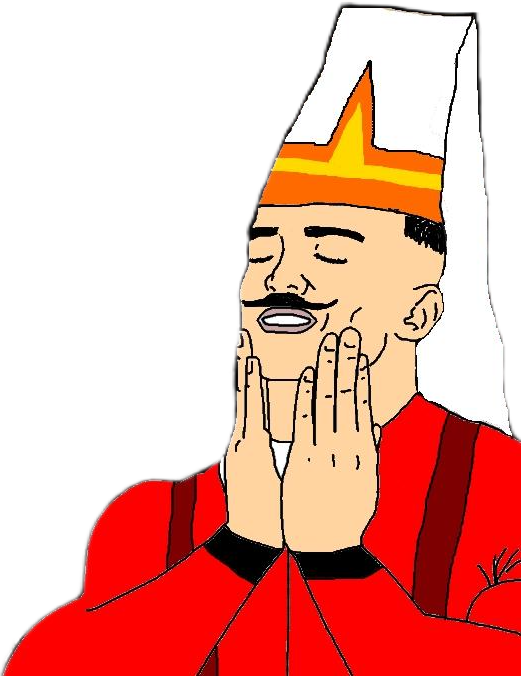
#> input picture episodes/kanuni-gizlenen-olum/chars/kaynak/yeniceri_kaynak.png, 521 x 676 px
$ python uret.py
#> lines starting #> are read from the running program, lines starting #| are printed output that depends on the picture; after the words box and inside, x2 and y2 are one past the last pixel; in counts of white or black regions, pixels touching at a corner belong together
### tools/kit_varyant.py
#!/usr/bin/env python3
"""Aynı wojak yüzünden duygu varyantları üretir (ter damlası, gözyaşı).

Altın dönem videolarında ana karakter sahneden sahneye AYNI çizimdir; sadece yüzüne ter damlaları,
gözyaşı eklenir ya da son sahnede korku yüzüne döner. Bu araç bir taban PNG'ye bu katmanları çizer.

    python tools/kit_varyant.py assets/kit/klasik/sakin.png --kit klasik

Koordinatlar taban görselin piksel düzlemindedir (assets/kit/<kit>/kit.json içinde, elle ayarlanır).
"""

from __future__ import annotations

import argparse
import json
import sys
from pathlib import Path

from PIL import Image, ImageDraw

ROOT = Path(__file__).resolve().parent.parent
sys.path.insert(0, str(ROOT))

SS = 3  # süper örnekleme (yumuşak kenar)
SWEAT_FILL, SWEAT_LINE = (170, 220, 255, 255), (40, 120, 200, 255)
TEAR_FILL = (120, 190, 250, 235)


def _drop(d: ImageDraw.ImageDraw, x: float, y: float, s: float) -> None:
    """Damla: üstü sivri, altı yuvarlak. (x, y) alt dairenin merkezi, s yarıçap."""
    x, y, s = x * SS, y * SS, s * SS
    lw = max(2, round(s * 0.22))
    pts = [(x, y - s * 2.6), (x - s * 0.95, y - s * 0.35), (x + s * 0.95, y - s * 0.35)]
    d.polygon(pts, fill=SWEAT_FILL)
    d.ellipse([x - s, y - s, x + s, y + s], fill=SWEAT_FILL)
    d.line([pts[0], pts[1]], fill=SWEAT_LINE, width=lw)
    d.line([pts[0], pts[2]], fill=SWEAT_LINE, width=lw)
    d.arc([x - s, y - s, x + s, y + s], start=-15, end=195, fill=SWEAT_LINE, width=lw)


# [6 lines left out: function _tear, not called in this run]


def make(base: Path, spec: dict, out: Path) -> Path:
    im = Image.open(base).convert("RGBA")
    layer = Image.new("RGBA", (im.width * SS, im.height * SS), (0, 0, 0, 0))
    d = ImageDraw.Draw(layer)
    for t in spec.get("tears", []):
        _tear(d, t["path"], t.get("w", 14))
    for x, y, s in spec.get("drops", []):
        _drop(d, x, y, s)
    layer = layer.resize(im.size, Image.LANCZOS)
    out.parent.mkdir(parents=True, exist_ok=True)
    Image.alpha_composite(im, layer).save(out, optimize=True)
    return out


# [14 lines left out: function main, not called in this run]


# [2 lines that do not run on import are left out]

### episodes/kanuni-gizlenen-olum/chars/uret.py
"""kanuni-gizlenen-olum: hazır kıyafetli iki karakter ve ters köşe yüz varyantı.

    python episodes/kanuni-gizlenen-olum/chars/uret.py

Kaynaklar (kaynak/ altında, indirildiği gibi; şeffaf kenarı kırpılmış):
  yeniceri_kaynak.png  wojakland "Janissary Ottoman Feels Good Wojak"
                       (https://wojakland.com/gmedia/janissary_ottoman_feels_good_wojak-png/), 521x676, sola bakar
  vezir_kaynak.png     wojakland "Sultan Chad" (https://wojakland.com/gmedia/sultan_chad-png/), 842x1036, sola bakar
Kıyafete, ellere, börke, kavuğa dokunulmaz. Yapılanlar yalnız:
  - yeniçeri "mutlu" = kaynağın kendisi (gözleri kapalı, sevinçli; müjde vermeye hazır); kesimde yarı saydam kalan
    profil konturu opak yapılır (kontur_sabitle);
  - yeniçeri "sok": kapalı göz yayları, kaşlar ve gülen ağız ten rengiyle silinip AYNI çizgi kalınlığında yeniden
    çizilir (kalkık kaşlar, iri açık gözler, küçük göz bebekleri, açık "O" ağız) + alında kısa mavi soğuk ter
    çizgileri + ter damlaları (tools/kit_varyant.py). Eller yanaklarda kalır: sevinç pozu dehşet pozuna döner.
  - vezir: kaynağın kendisi (sakin, ciddi). Kötü/sırıtan yüz yok.
Bakış yönü bu betikte kaydedilmez (data/ dışına yazılmaz): episode.yaml'da her karakterin `faces:` alanı var.
Çizim yardımcıları karun-hazinesi-bros/chars/uret.py'den (o da talidomit hazir_uret.py'den) kopyalandı.
"""
from __future__ import annotations

import math
import random
import sys
from pathlib import Path

import numpy as np
from PIL import Image, ImageDraw

HERE = Path(__file__).resolve().parent
ROOT = HERE.parents[2]
KAYNAK = HERE / "kaynak"
sys.path.insert(0, str(ROOT / "tools"))
import kit_varyant  # noqa: E402

SS = 4
BLACK = (0, 0, 0, 255)
WHITE = (255, 255, 255, 255)
TEN = (255, 212, 161)


def poly_mask(size, pts) -> np.ndarray:
    m = Image.new("L", size, 0)
    ImageDraw.Draw(m).polygon([tuple(p) for p in pts], fill=255)
    return np.array(m) > 0


def sil(im, pts, renk=TEN, tol=10):
    a = np.array(im).astype(np.int32)
    m = poly_mask(im.size, pts)
    d = np.abs(a[..., :3] - np.array(renk)).sum(-1)
    m &= (d > tol) & (a[..., 3] > 0)
    a[m, :3] = renk
    a[m, 3] = 255
    return Image.fromarray(a.astype(np.uint8))


def kutu(x0, y0, x1, y1):
    return [(x0, y0), (x1, y0), (x1, y1), (x0, y1)]


def catmull(pts, n=14):
    P = [pts[0]] + list(pts) + [pts[-1]]
    out = []
    for i in range(1, len(P) - 2):
        p0, p1, p2, p3 = P[i - 1], P[i], P[i + 1], P[i + 2]
        for k in range(n):
            t = k / n
            t2, t3 = t * t, t * t * t
            out.append(tuple(0.5 * ((2 * p1[j]) + (-p0[j] + p2[j]) * t + (2 * p0[j] - 5 * p1[j] + 4 * p2[j] - p3[j]) * t2
                                    + (-p0[j] + 3 * p1[j] - 3 * p2[j] + p3[j]) * t3) for j in (0, 1)))
    out.append(P[-2])
    return out


class Cizim:
    def __init__(self, im, seed=1):
        self.im = im
        self.rng = random.Random(seed)

    def _maske(self):
        W, H = self.im.size
        m = Image.new("L", (W * SS, H * SS), 0)
        return m, ImageDraw.Draw(m)

    def _bas(self, m, renk):
        W, H = self.im.size
        m = m.resize((W, H), Image.LANCZOS).point(lambda v: max(0, min(255, (v - 64) * 2)))
        self.im.paste(Image.new("RGBA", (W, H), renk), (0, 0), m)

    def cizgi(self, pts, w, renk=BLACK, titrek=0.4):
        p = catmull(pts) if len(pts) > 2 else list(pts)
        ph = self.rng.random() * 6
        p = [(x + titrek * math.sin(i * 0.41 + ph), y + titrek * math.cos(i * 0.33 + ph)) for i, (x, y) in enumerate(p)]
        m, d = self._maske()
        q = [(x * SS, y * SS) for x, y in p]
        d.line(q, fill=255, width=round(w * SS), joint="curve")
        r = w * SS / 2
        for x, y in (q[0], q[-1]):
            d.ellipse([x - r, y - r, x + r, y + r], fill=255)
        self._bas(m, renk)

    def elips(self, cx, cy, rx, ry, dolgu=None, w=0, renk=BLACK):
        b = [(cx - rx) * SS, (cy - ry) * SS, (cx + rx) * SS, (cy + ry) * SS]
        if dolgu is not None:
            m, d = self._maske()
            d.ellipse(b, fill=255)
            self._bas(m, dolgu)
        if w:
            m, d = self._maske()
            d.ellipse(b, outline=255, width=round(w * SS))
            self._bas(m, renk)


def ter(im, damlalar):
    tmp = HERE / "__kit_tmp.png"
    im.save(tmp)
    try:
        kit_varyant.make(tmp, {"drops": [list(d) for d in damlalar]}, tmp)
        return Image.open(tmp).convert("RGBA").copy()
    finally:
        tmp.unlink(missing_ok=True)


def soguk_ter(im, cizgiler, w=4.5, seed=5):
    """Alında kısa, düzensiz, ucu kancalı mavi el çizgileri (C2kk 4,0 sn / C4V3 12,5 sn dili)."""
    W, H = im.size
    lay = Image.new("RGBA", (W * SS, H * SS), (0, 0, 0, 0))
    d = ImageDraw.Draw(lay)
    blue = (110, 175, 230, 255)
    rng = np.random.default_rng(seed)
    for x, y0, length, amp, waves, hook in cizgiler:
        ts = np.linspace(0, 1, 12)
        pts = [(x + amp * np.sin(np.pi * waves * t) + rng.normal(0, 0.25), y0 + length * t) for t in ts]
        if hook:
            pts.append((pts[-1][0] + hook[0], pts[-1][1] + hook[1]))
        p = [(px * SS, py * SS) for px, py in pts]
        d.line(p, fill=blue, width=round(w * SS), joint="curve")
        r = w * SS / 2
        for px, py in (p[0], p[-1]):
            d.ellipse([px - r, py - r, px + r, py + r], fill=blue)
    im = im.copy()
    im.alpha_composite(lay.resize((W, H), Image.LANCZOS))
    return im


def kontur_sabitle(im):
    """Kesimde yarı saydam kalmış siyah kontur piksellerini (koyu RGB, alfa > 30) tam opak yapar: profil çizgisi koyu
    zeminde kaybolmasın. Renkli/açık piksellere dokunmaz."""
    a = np.array(im).astype(np.int32)
    m = (a[..., :3].sum(-1) < 240) & (a[..., 3] > 30)
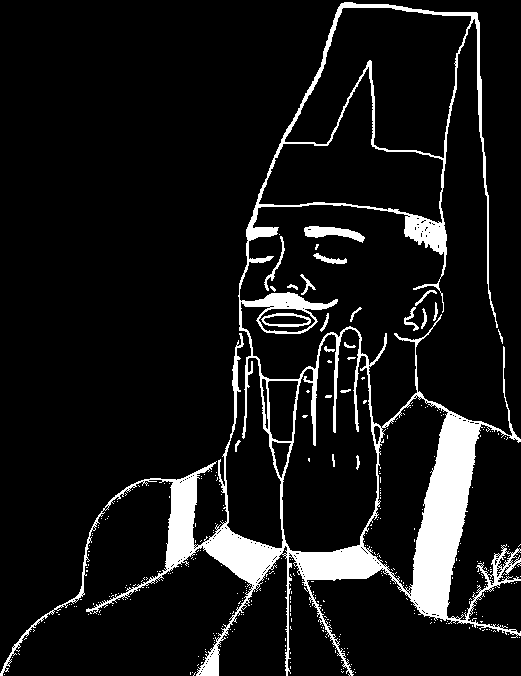
#> m: shape (676, 521) bool; 9.4% white; 362 white regions (342 under 20 px), largest, box (x1, y1, x2, y2) and area: (0, 2, 521, 676) 30649, (304, 226, 365, 243) 518, (261, 313, 311, 327) 259
    a[m, 3] = 255
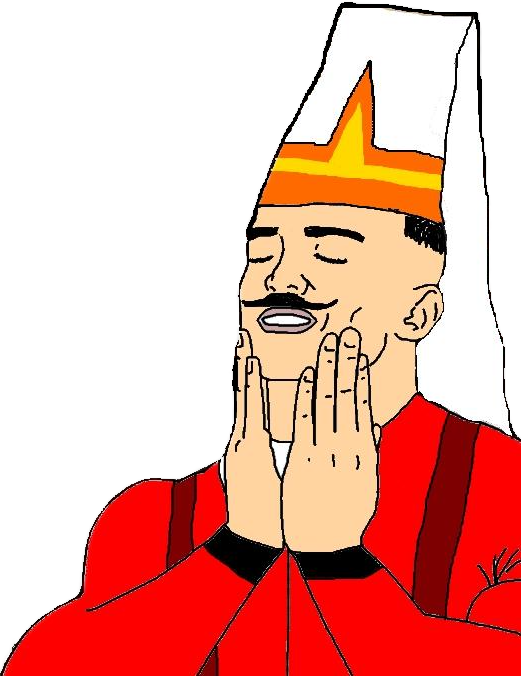
#> a: shape (676, 521, 4) int32; mean R, G, B, A 124, 61.2, 49.9, 143.5; transparent parts drawn white
    return Image.fromarray(a.astype(np.uint8))


def kaydet(im, ad):
    out = HERE / f"{ad}.png"
    im.save(out, optimize=True)
    print(f"-> {out.relative_to(ROOT)}  {im.width}x{im.height}")


def yeniceri():
    """Feels Good janissary (521x676), 3/4 sola bakar. Yüz hatları (px): sol kaş (250-282, 228-242), sağ kaş
    (303-368, 222-243); kapalı göz yayları (248-275, 250-266) ve (310-350, 250-266); bıyık (240-340, 288-308);
    gülen ağız (255-318, 308-338); eller y>330'dan. Çıktılar 521x580 (alt kesim). Börk kenarı y~205. Çizgi: kaş ~8 px, göz ~5 px, kontur ~4-5 px."""
    base = kontur_sabitle(Image.open(KAYNAK / "yeniceri_kaynak.png").convert("RGBA"))
    # alt kenar y=580'de kesilir (bilekler; büst zaten kadrajın altından kesik): aynı height'ta yüz ~%17 büyür
    base = base.crop((0, 0, base.width, 580))
    kaydet(base, "yeniceri_mutlu")
#| -> episodes/kanuni-gizlenen-olum/chars/yeniceri_mutlu.png  521x580
    im = base.copy()
    for p in (kutu(254, 220, 286, 246), kutu(300, 216, 370, 247), kutu(254, 247, 278, 268), kutu(306, 247, 352, 268),
              [(254, 309), (318, 309), (320, 324), (312, 340), (262, 340), (252, 324)]):
        im = sil(im, p)
#> this loop made 5 passes
#> pass 1, in sil, `d = np.abs(a[..., :3] - np.array(renk)).sum(-1)`:
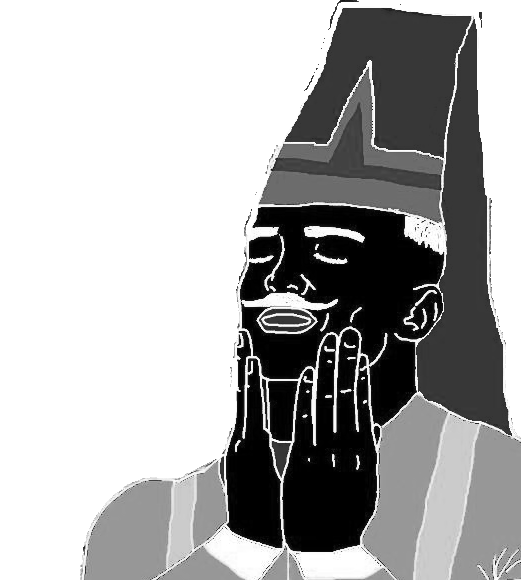
#> d: shape (580, 521) int64; min 0, max 628, mean 425.1; drawn with min black and max white
    c = Cizim(im, seed=9)
    # endişe/dehşet kaşları: iç uçlar (burna yakın) yukarıda, dış uçlar aşağıda
    c.cizgi([(249, 229), (262, 225), (275, 219), (285, 213)], 7)
#> in _maske, `m = Image.new("L", (W * SS, H * SS), 0)`: m: PIL image 2084x2320 L; every value is 0
#> the loop in cizgi, `for x, y in (q[0], q[-1]):` made 2 passes
#> (x, y) on passes 1 to 2: (996.6, 914.5), (1141.5, 851)
#> in cizgi, `self._bas(m, renk)`:
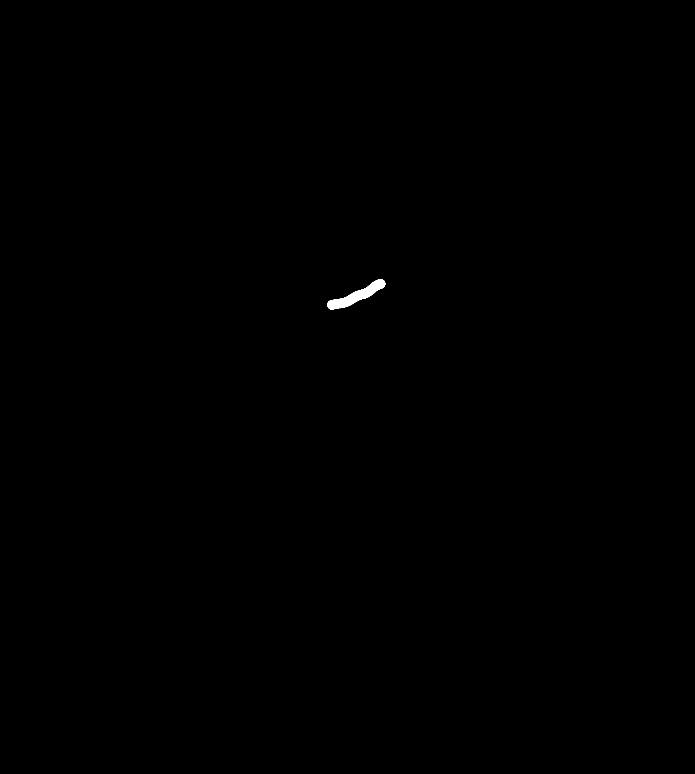
#> m: PIL image 2084x2320 L (shown at 1/3 size); 0.11% white; 1 white region, box (x1, y1, x2, y2) and area: (982, 837, 1156, 929) 5083
    c.cizgi([(304, 213), (318, 215), (338, 220), (356, 226), (368, 231)], 7)
#> the loop in cizgi (call 2), `for x, y in (q[0], q[-1]):` made 2 passes
#> (x, y) on passes 1 to 2: (1217.3, 851), (1472.1, 923.5)
#> in cizgi (call 2), `self._bas(m, renk)`: m: PIL image 2084x2320 L; 0.16% white; 1 white region, box (x1, y1, x2, y2) and area: (1203, 837, 1487, 938) 7971
    # iri açık gözler: beyaz dolgu + kontur; küçük göz bebekleri bakış yönünde (sola, karşıdaki vezire)
    for cx, cy, rx, ry, px, pr in ((264, 256, 14, 13, 258, 3.4), (331, 256, 19, 15, 324, 3.8)):
        c.elips(cx, cy, rx, ry, dolgu=WHITE, w=4.5)
        c.elips(px, cy + 1, pr, pr, dolgu=BLACK)
    # açık "O" ağız, bıyığın hemen altında
    c.elips(286, 326, 14, 14, dolgu=(45, 30, 30, 255), w=4.5)
#> in elips (call 5), `self._bas(m, dolgu)`: m: PIL image 2084x2320 L; 0.21% white; 1 white region, box (x1, y1, x2, y2) and area: (1088, 1248, 1201, 1361) 10005
#> in elips (call 5), `self._bas(m, renk)`: m: PIL image 2084x2320 L; 0.11% white; 1 white region, box (x1, y1, x2, y2) and area: (1088, 1248, 1201, 1361) 5336
    im = soguk_ter(c.im, [(262, 203, 10, 1.4, 1.0, (-3, 3)), (291, 202, 13, -1.6, 1.2, (3, 3)),
                          (318, 199, 9, 1.2, 1.0, None), (347, 201, 12, -1.4, 1.3, (3, 2))])
#> in soguk_ter, `lay = Image.new("RGBA", (W * SS, H * SS), (0, 0, 0, 0))`: lay: PIL image 2084x2320 RGBA; every value is 0
    im = ter(im, [(241, 262, 9), (392, 236, 8), (398, 290, 8)])
#> in make, `layer = Image.new("RGBA", (im.width * SS, im.height * SS), (0, 0, 0, 0))`: layer: PIL image 1563x1740 RGBA; every value is 0
#> in make, `layer = layer.resize(im.size, Image.LANCZOS)`:
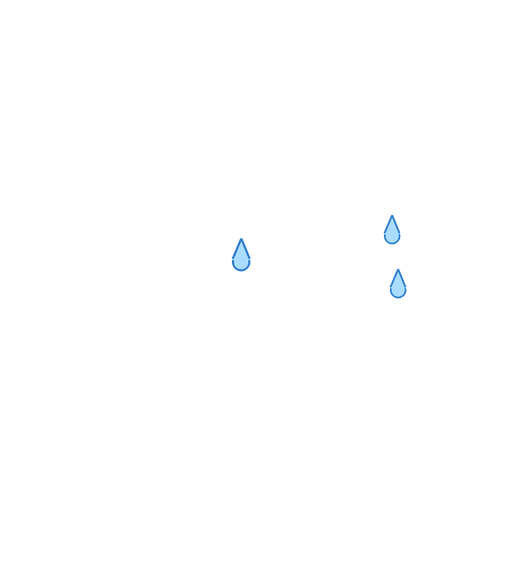
#> layer: PIL image 521x580 RGBA; mean R, G, B, A 0.5, 0.8, 1.1, 0.9; transparent parts drawn white
#> in make, `Image.alpha_composite(im, layer).save(out, optimize=True)`:
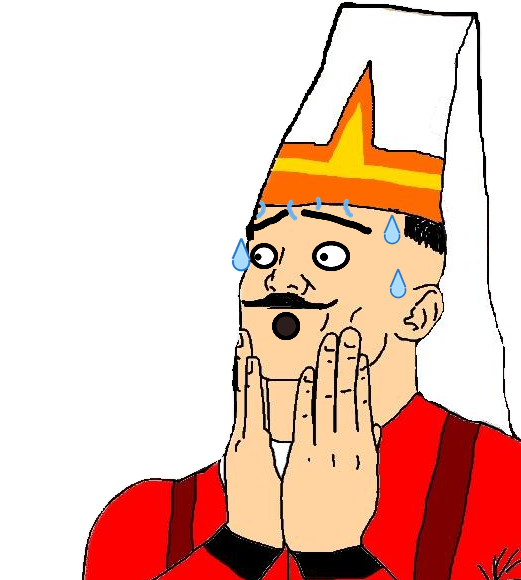
#> saved as __kit_tmp.png: PIL image 521x580 RGBA; mean R, G, B, A 107.2, 70.7, 58, 128.3; transparent parts drawn white
    kaydet(im, "yeniceri_sok")
#| -> episodes/kanuni-gizlenen-olum/chars/yeniceri_sok.png  521x580


def vezir():
    base = Image.open(KAYNAK / "vezir_kaynak.png").convert("RGBA")
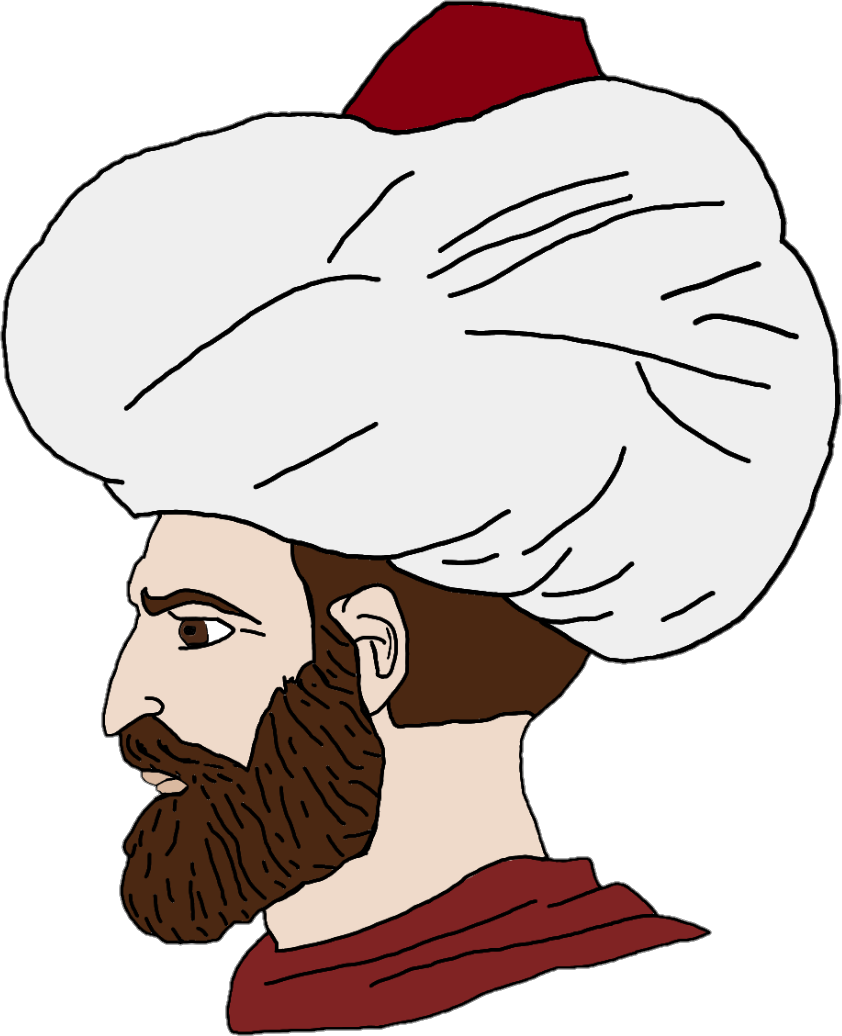
#> input picture episodes/kanuni-gizlenen-olum/chars/kaynak/vezir_kaynak.png, 842 x 1036 px
#> base is the input picture: PIL image 842x1036 RGBA; mean R, G, B, A 123.1, 111.8, 109.4, 166.3
    kaydet(base, "vezir_sakin")
#| -> episodes/kanuni-gizlenen-olum/chars/vezir_sakin.png  842x1036


if __name__ == "__main__":
    yeniceri()
    vezir()
